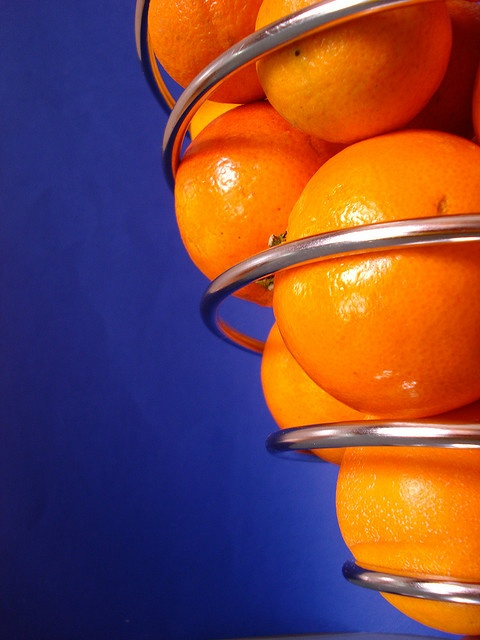
#> input picture Check_4.jpg, 480 x 640 px, given in place of the camera
$ python Segmentation_of_colour_on_VIdeo.py
#> lines starting #> are read from the running program, lines starting #| are printed output that depends on the picture; after the words box and inside, x2 and y2 are one past the last pixel; in counts of white or black regions, pixels touching at a corner belong together
#Commit Check
#Commit Check 2
import cv2
from cv2 import waitKey
import numpy as np

img = cv2.VideoCapture(0)
while True:
    ret, frm = img.read()
#> frm is the input picture: shape (640, 480, 3); mean B, G, R 72.3, 70.5, 119.8
    width = int(img.get(3))
    height = int(img.get(4))

    #threshold on orange
    lower = (0,0,0)
    upper = (50,165,255)

    # [7 lines of commented-out code are left out]

    thresh = cv2.inRange(frm, lower, upper)
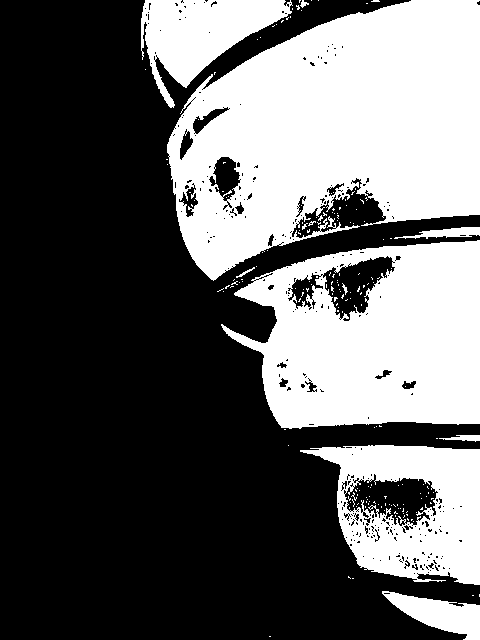
#> thresh: shape (640, 480); 38.7% white; 189 white regions (179 under 20 px), largest, box (x1, y1, x2, y2) and area: (167, 0, 480, 281) 58137, (221, 240, 480, 429) 34413, (300, 445, 480, 585) 14557

    # apply morphology and make 3 channels as mask
    kernel = cv2.getStructuringElement(cv2.MORPH_ELLIPSE, (5,5))
    mask = cv2.morphologyEx(thresh, cv2.MORPH_CLOSE, kernel)
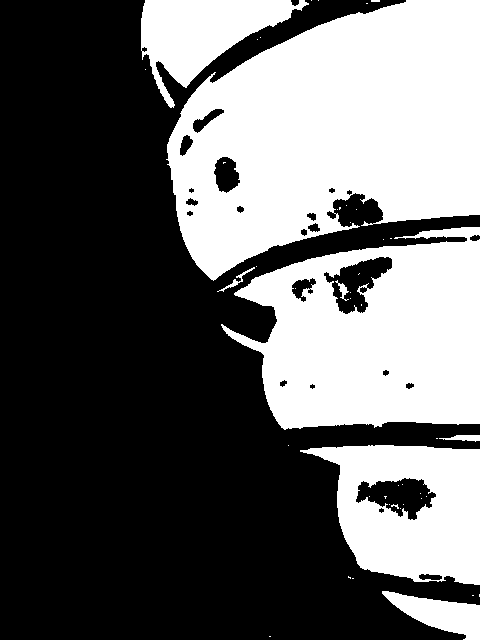
#> mask: shape (640, 480); 40.2% white; 47 white regions (39 under 20 px), largest, box (x1, y1, x2, y2) and area: (166, 0, 480, 281) 59876, (221, 227, 480, 430) 36090, (300, 445, 480, 585) 16212
    mask = cv2.morphologyEx(mask, cv2.MORPH_OPEN, kernel)
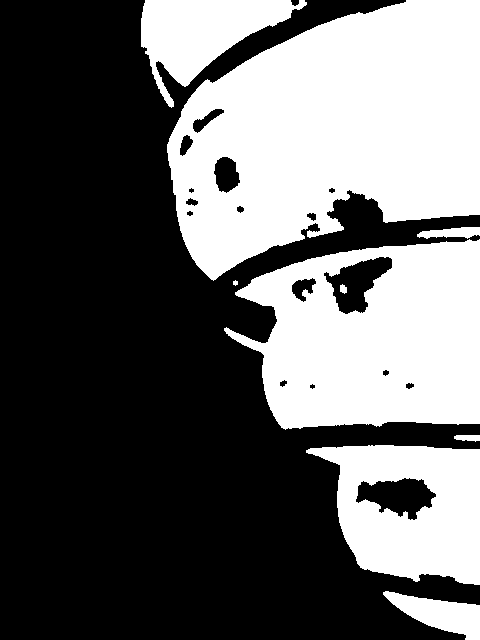
#> mask: shape (640, 480); 39.9% white; 9 white regions, largest, box (x1, y1, x2, y2) and area: (167, 0, 480, 281) 59675, (224, 239, 480, 430) 35402, (306, 445, 480, 585) 16074
    mask = cv2.merge([mask,mask,mask])

    # create 3-channel grayscale version
    gray = cv2.cvtColor(frm, cv2.COLOR_BGR2GRAY)
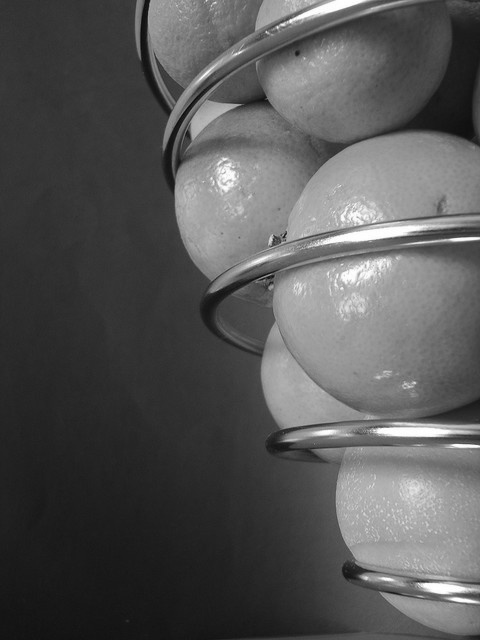
#> gray: shape (640, 480); min 9, max 255, mean 85.4
    gray = cv2.cvtColor(gray, cv2.COLOR_GRAY2BGR)
#> gray: shape (640, 480, 3)

    # blend img with gray using mask
    result = np.where(mask==255, frm, gray)
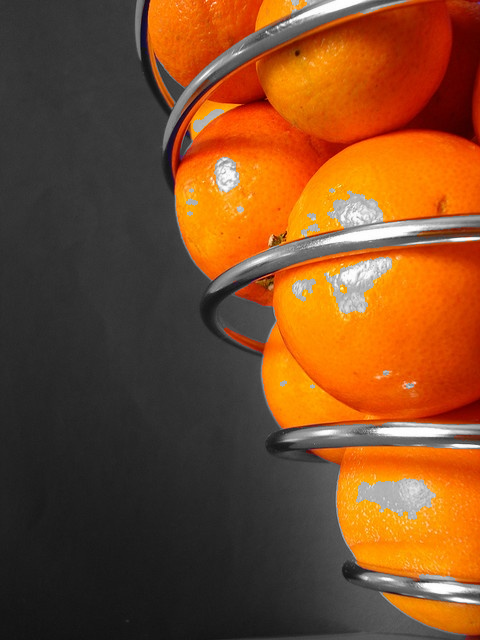
#> result: shape (640, 480, 3); mean of channels 0, 1, 2 39, 74.8, 124; drawn as B, G, R

    # # save images
    # cv2.imwrite('orange_cone_thresh.jpg', thresh)
    # cv2.imwrite('orange_cone_mask.jpg', mask)
    # cv2.imwrite('orange_cone_result.jpg', result)

    # Display images
    cv2.imshow("orginal", frm)
    cv2.imshow("mask", mask)
    cv2.imshow("result", result)
    if waitKey(1)== ord('x'):
#> (key x is pressed here)
        break

img.release()
cv2.destroyAllWindows()

$ run again, on check_1.jpg
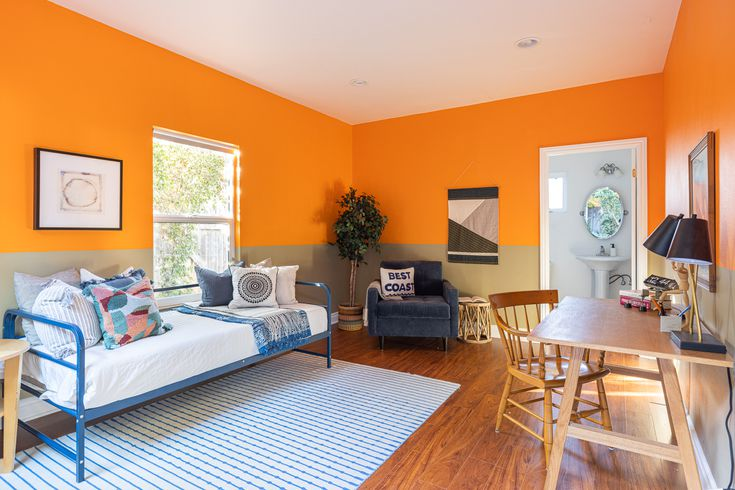
#> input picture check_1.jpg, 735 x 490 px, given in place of the camera
#> frm is the input picture: shape (490, 735, 3); mean B, G, R 122.4, 154.2, 195.6
#> `thresh = cv2.inRange(frm, lower, upper)`:
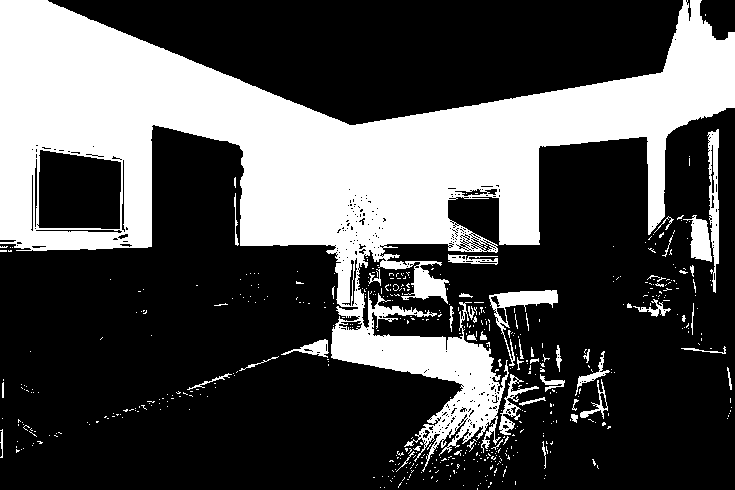
#> thresh: shape (490, 735); 30.9% white; 535 white regions (490 under 20 px), largest, box (x1, y1, x2, y2) and area: (0, 0, 735, 472) 103091, (489, 290, 558, 366) 1113, (707, 129, 719, 293) 1094
#> `result = np.where(mask==255, frm, gray)`:
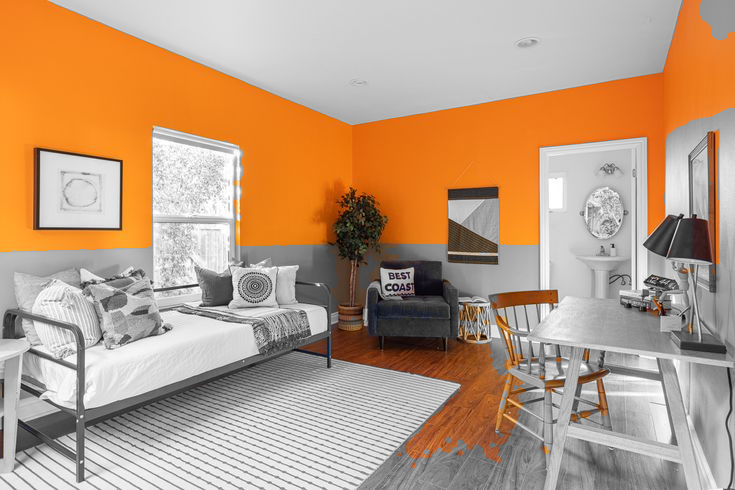
#> result: shape (490, 735, 3); mean of channels 0, 1, 2 130.7, 156.8, 187.2; drawn as B, G, R
